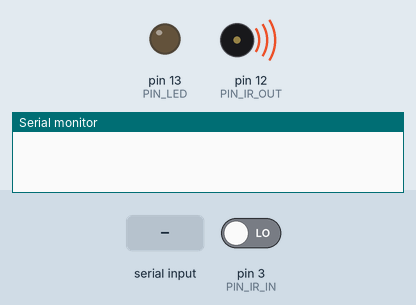
This sketch was run on a simulated Arduino Uno, built with avr-gcc and run on an emulated ATmega328P. Parts: output pins drawn as LEDs (lit = HIGH), buzzer (waves = sounding), the last lines printed to the serial monitor. Inputs (shaded band) come from the test bench; at power-on: pin 3 (PIN_IR_IN) LOW.

Above: at 1.2 s.
1.3 s: "r90\n" received over Serial
At 1.45 s:
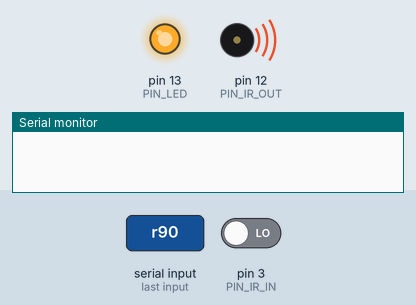
3.1 s: "W90\n" received over Serial
At 4.1 s:
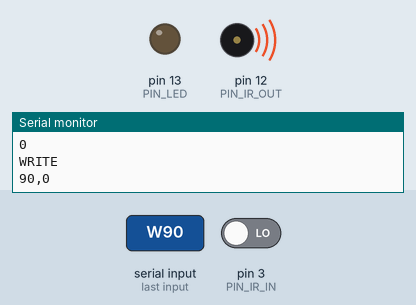
Timing chart, 0 to 6.1 s (numbered marks = the images above; inputs shaded):
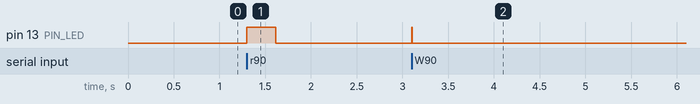

The sketch:

ir_remokon_tone.ino
```cpp
#define IR_DATA_SIZE 768
byte ir_data[IR_DATA_SIZE];
unsigned int ir_index;
#define PIN_LED 13
#define PIN_IR_IN 3
#define PIN_IR_OUT 12
#define IR_TRANSMIT_CARRIER 38000

void setup(){
  Serial.begin(57600);
  pinMode(PIN_IR_IN, INPUT);
  tone(PIN_IR_OUT, IR_TRANSMIT_CARRIER);
  pinMode(PIN_IR_OUT, INPUT);
  pinMode(PIN_LED, OUTPUT);
}

void loop(){
  if(Serial.available()){
    char recv = Serial.read();
    process_input(recv);
  }
}

void ir_read(byte ir_pin){
  unsigned int i, j;
  for(i = 0; i < IR_DATA_SIZE; i++){
    ir_data[i] = 0;
  }
  unsigned long now, last, start_at;
  boolean stat;
  start_at = micros();
  while(stat = digitalRead(ir_pin)){
    if(micros() - start_at > 2500000) return;
  }
  start_at = last = micros();
  for(i = 0; i < IR_DATA_SIZE; i++){
    for(j = 0; ; j++){
      if(stat != digitalRead(ir_pin)) break;
      if(j > 65534) return;
    }
    now = micros();
    ir_data[i] = (now - last)/100;
    last = now;
    stat = !stat;
  }
}

void ir_print(){
  unsigned int i;
  for(i = 0; i < IR_DATA_SIZE; i++){
    Serial.print(ir_data[i]);
    if(ir_data[i] < 1) break;
    Serial.print(",");
  }
  Serial.println();
}

void ir_write(byte ir_pin){
  unsigned int i;
  unsigned long interval_sum, start_at;
  interval_sum = 0;
  start_at = micros();
  for(i = 0; i < IR_DATA_SIZE; i++){
    if(ir_data[i] < 1) break;
    interval_sum += ir_data[i] * 100;
    if(i % 2 == 0){
      pinMode(PIN_IR_OUT, OUTPUT);
      while(micros() - start_at < interval_sum);
      pinMode(PIN_IR_OUT, INPUT);
    }
    else{
      while(micros() - start_at < interval_sum);
    }
  }
}

void process_input(char input){
  if(input == 'r'){
    digitalWrite(PIN_LED, true);
    ir_read(PIN_IR_IN);
    Serial.println("READ");
    ir_print();
    digitalWrite(PIN_LED, false);
  }
  else if(input == 'w'){
    for(ir_index = 0; ir_index < IR_DATA_SIZE; ir_index++){
      ir_data[ir_index] = 0;
    }
    ir_index = 0;
  }
  else if(input == ','){
    if(ir_index < IR_DATA_SIZE) ir_index += 1;
  }
  else if(input >= '0' && '9' >= input){
    ir_data[ir_index] = ir_data[ir_index]*10 + (input - '0');
  }
  else if(input == 'W'){
    digitalWrite(PIN_LED, true);
    ir_write(PIN_IR_OUT);
    ir_index = 0;
    Serial.println("WRITE");
    ir_print();
    digitalWrite(PIN_LED, false);
  }
}
```

Measured:
- after the input at 1.3 s, pin 13 (PIN_LED): LOW → HIGH at once, → LOW 0.32 s later
- after the input at 3.1 s, pin 13 (PIN_LED): LOW → HIGH at once, → LOW 0.01 s later
